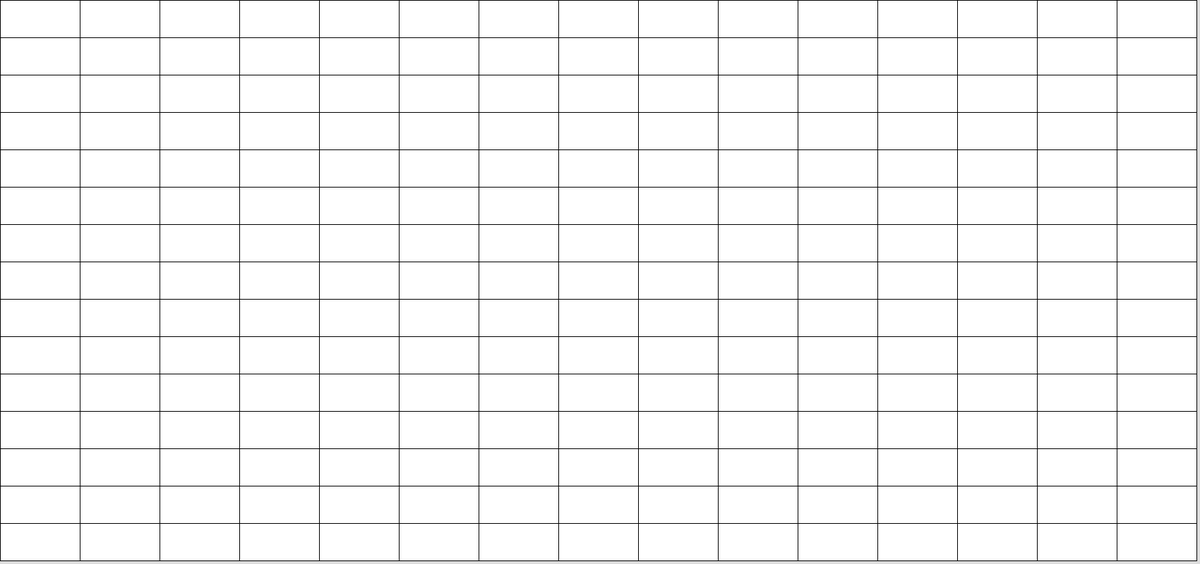
Frame 1 (no input)
Frame 60 (the mouse pressed at the canvas centre just before this capture): identical to frame 1, image omitted
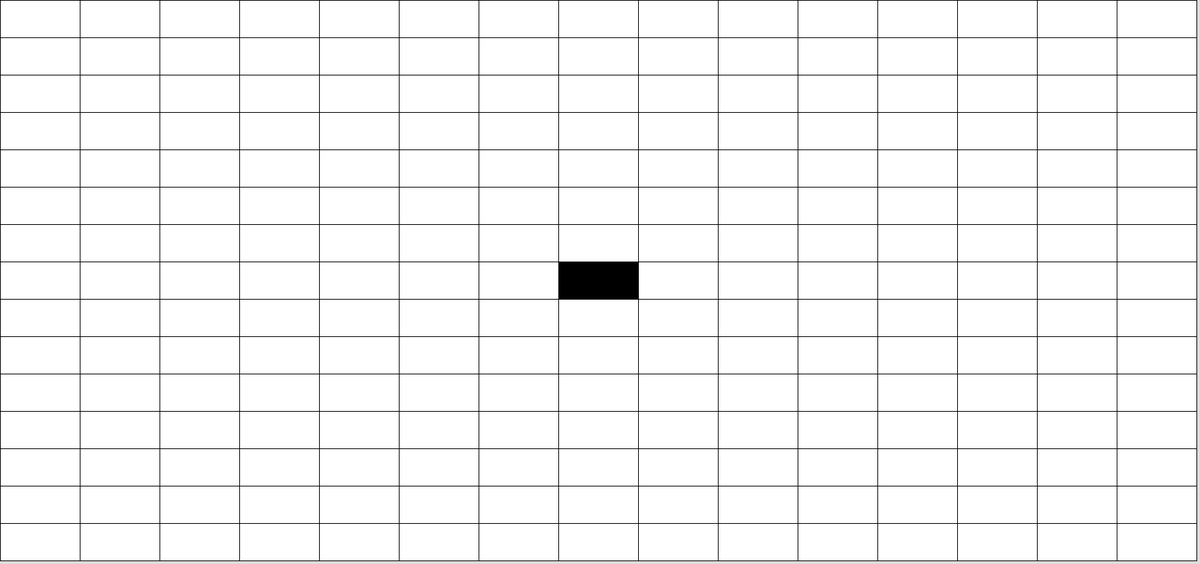
Frame 120 (the mouse held since frame 60 and released just before this capture)

The Processing sketch that drew these frames (run headless with seeded random() and noise(); from frame 60 on, the mouse is pressed at the canvas centre):

// Processing sketch: arrayGrid
// ── arrayGrid.pde
grid g;

void setup() {
  size(1700,800);
  g = new grid(15, 15);
}

void draw() {
  background(220);
  g.displayGrid();
}

void mousePressed() {
  g.click(mouseX, mouseY);
}

void keyPressed(){
  if(key == 'c'){
    g.clear();
  }
  else if(key=='5'){
    g.five();
  }
}

class grid {
  int ROWS, COLS;
  boolean[][] gridarray;
  
  //Constructor
  grid(int tempr, int tempc) {
    ROWS = tempr;
    COLS = tempc;
    gridarray = new boolean[ROWS][COLS];
    
    for (int y = 0; y < ROWS; y++) {
      for (int x = 0; x < COLS; x++) {
        gridarray[y][x] = false;
      }
    }
    
  }
  
  void displayGrid() {
    
    for (int y = 0; y < ROWS; y++) {
      for (int x = 0; x < COLS; x++) {
        
        if (gridarray[y][x] == false) {
          fill(255); //White fill if false
        }
        else {
          fill(0); //Black fill if true
        }
        
        int cellWidth = width / COLS;
        int cellHeight = height / ROWS;
        
        //Starts drawing from top left corner of Rectangle
        rect(x * cellWidth, y * cellHeight, cellWidth, cellHeight);        
      }
    }
  }
  
  void click(int mx, int my) {
    int cellWidth = width / COLS;
    int cellHeight = height / ROWS;
    
    int x = mx / cellWidth;
    int y = my / cellHeight;
    
    if (gridarray[y][x] == false) {
      gridarray[y][x] = true; //make it true if it is false
    }
    else {
      gridarray[y][x] = false; //make it false if it is true
    }
    
  }
  
  void clear() {
    for (int y = 0; y < ROWS; y++) {
      for (int x = 0; x < COLS; x++) {
        gridarray[y][x] = false;
      }
    }
  }
  
  
  void five(){
    for(int y = 0; y < ROWS; y++){
      for (int x=0; x<COLS; x++){
        if(y==5||x==5){
          gridarray[y][x] = true;
        }
      }
    }
  }
  
  
  
  
  
}
